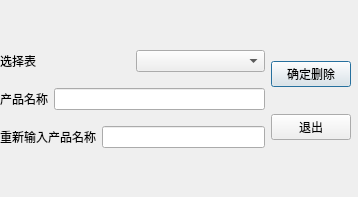
<?xml version="1.0" encoding="UTF-8"?>
<ui version="4.0">
 <class>delete_record</class>
 <widget class="QDialog" name="delete_record">
  <property name="geometry">
   <rect>
    <x>0</x>
    <y>0</y>
    <width>358</width>
    <height>197</height>
   </rect>
  </property>
  <property name="windowTitle">
   <string>删除记录</string>
  </property>
  <widget class="QWidget" name="layoutWidget">
   <property name="geometry">
    <rect>
     <x>0</x>
     <y>40</y>
     <width>351</width>
     <height>121</height>
    </rect>
   </property>
   <layout class="QHBoxLayout" name="horizontalLayout_4">
    <item>
     <layout class="QVBoxLayout" name="verticalLayout_2">
      <item>
       <layout class="QHBoxLayout" name="horizontalLayout">
        <item>
         <widget class="QLabel" name="label">
          <property name="text">
           <string>选择表</string>
          </property>
         </widget>
        </item>
        <item>
         <widget class="QComboBox" name="comboBox"/>
        </item>
       </layout>
      </item>
      <item>
       <layout class="QHBoxLayout" name="horizontalLayout_3">
        <item>
         <widget class="QLabel" name="label_2">
          <property name="text">
           <string>产品名称</string>
          </property>
         </widget>
        </item>
        <item>
         <widget class="QLineEdit" name="name"/>
        </item>
       </layout>
      </item>
      <item>
       <layout class="QHBoxLayout" name="horizontalLayout_2">
        <item>
         <widget class="QLabel" name="label_3">
          <property name="text">
           <string>重新输入产品名称</string>
          </property>
         </widget>
        </item>
        <item>
         <widget class="QLineEdit" name="agagin_name"/>
        </item>
       </layout>
      </item>
     </layout>
    </item>
    <item>
     <layout class="QVBoxLayout" name="verticalLayout">
      <item>
       <widget class="QPushButton" name="first_sure">
        <property name="text">
         <string>确定删除</string>
        </property>
       </widget>
      </item>
      <item>
       <widget class="QPushButton" name="exit">
        <property name="text">
         <string>退出</string>
        </property>
       </widget>
      </item>
     </layout>
    </item>
   </layout>
  </widget>
 </widget>
 <resources/>
 <connections/>
</ui>
